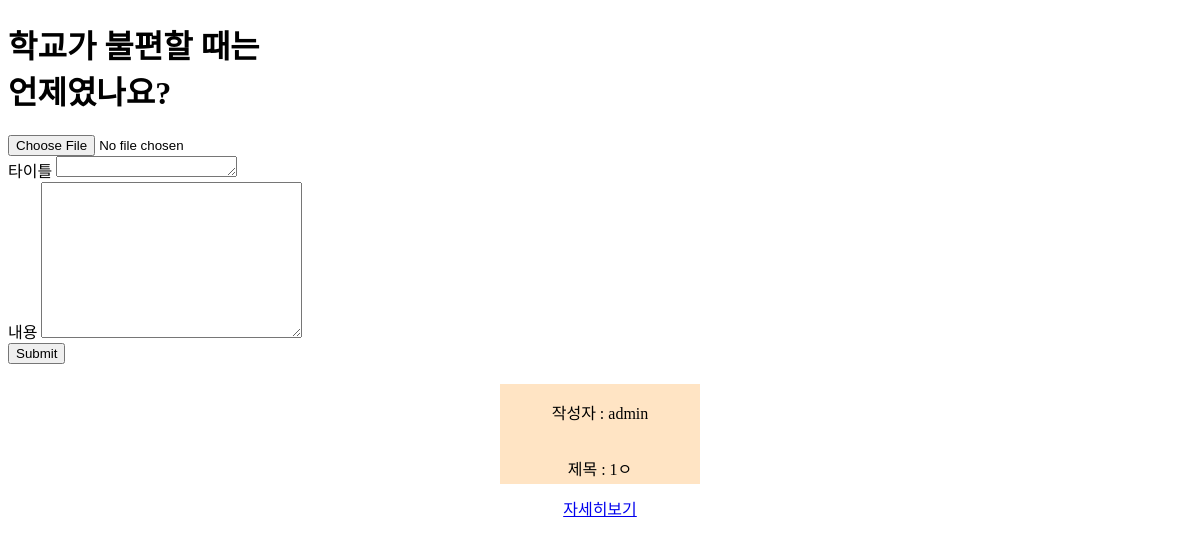
The app's page /, older data.
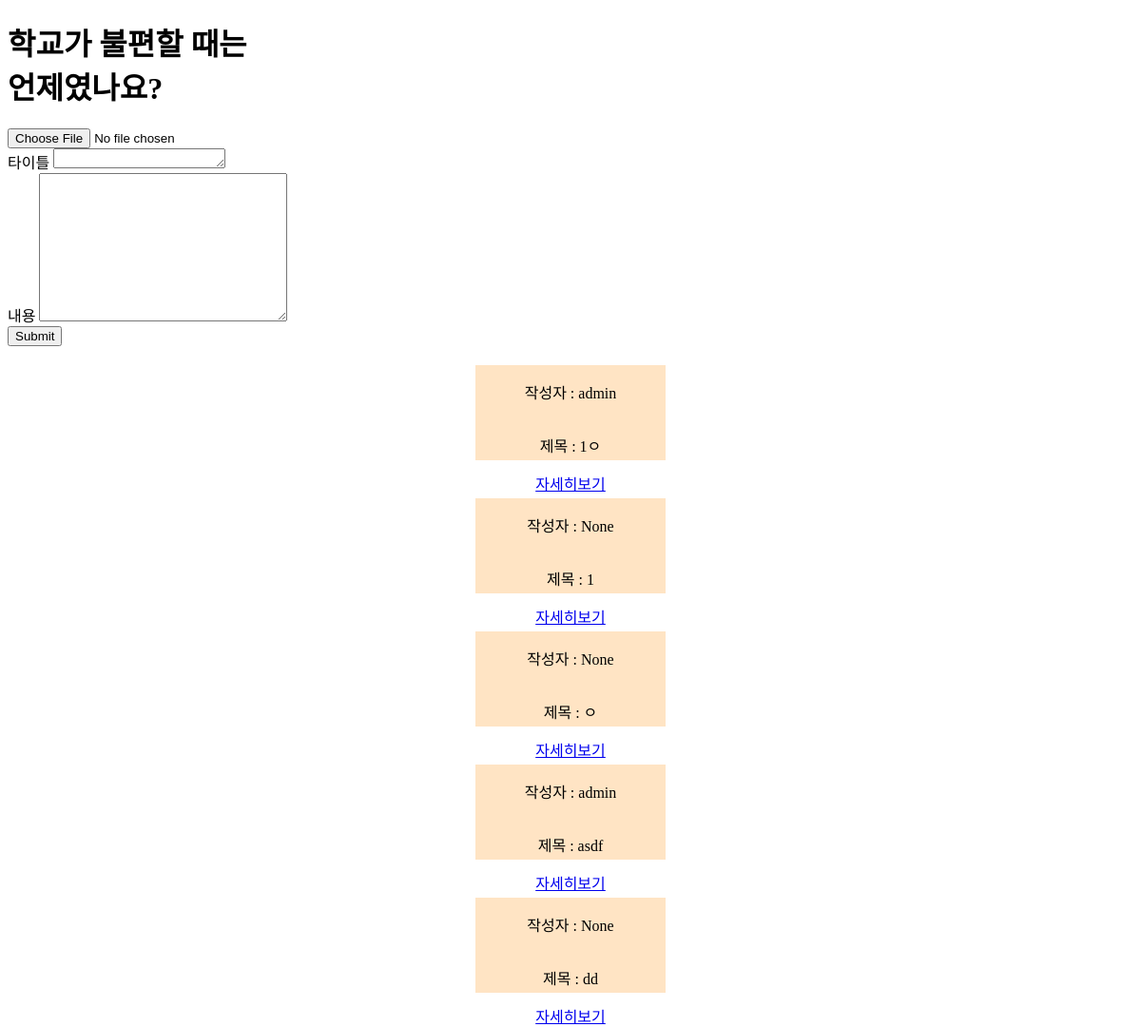
The same page, newer data.
### schoolBlog/models.py (models this page shows)
class Post(models.Model):
    writer = models.ForeignKey(to= User, on_delete=models.CASCADE, null=True, blank=True)
    title = models.CharField(max_length=200)
    content = models.TextField(verbose_name='내용')
    image = models.ImageField(verbose_name='이미지', null=True, blank=True)
    created_at = models.DateTimeField(verbose_name='작성일', auto_now_add=True)
    updated_at = models.DateTimeField(auto_now=True)

### schoolBlog/views.py (the view, shortened to what this page needs)
# urls.py: path('', index, name='index'),
def index(req):
    post_all = Post.objects.all()
    context = {
        'post_all': post_all
    }
    return render(req, 'index.html', context)

### schoolBlog/templates/index.html (shortened to what this page needs)
{% load static %}
<!DOCTYPE html>
<html lang="en">
<head>
    <link rel="stylesheet" href="{% static 'css/style.css' %}">
</head>
<body>
    <form action="{% url 'index' %}" method="POST" enctype="multipart/form-data">
        <h1>학교가 불편할 때는<br> 언제였나요?</h1>
        <div>
            <input type="file" name="image" accept="image/*" id="id_image">
        </div>
        <div>
            <label for="id_content">타이틀</label>
            <textarea name="title" id="id_content" cols="20" rows="1"></textarea>
        </div>
        <div>
            <label for="id_content">내용</label>
            <textarea name="content" id="id_content" cols="30" rows="10"></textarea>
        </div>
        <div>
            <input type="submit">
        </div>
        {% for post in post_all %}
        <div class="post-box">
            <div class="post-content">
                <p>작성자 : {{post.writer}}</p>
                <p>제목 : {{post.title}}</p>
                <a href="{% url 'post-detail' post.id %}">자세히보기</a>
            </div>
        </div>
        {% endfor %}
    </form>
</body>
</html>

Row changes from the older to the newer data that the page shows:
added Post: writer "None", title "1"
added Post: writer "None", title "ㅇ"
added Post: writer "admin", title "asdf"
added Post: writer "None", title "dd"
